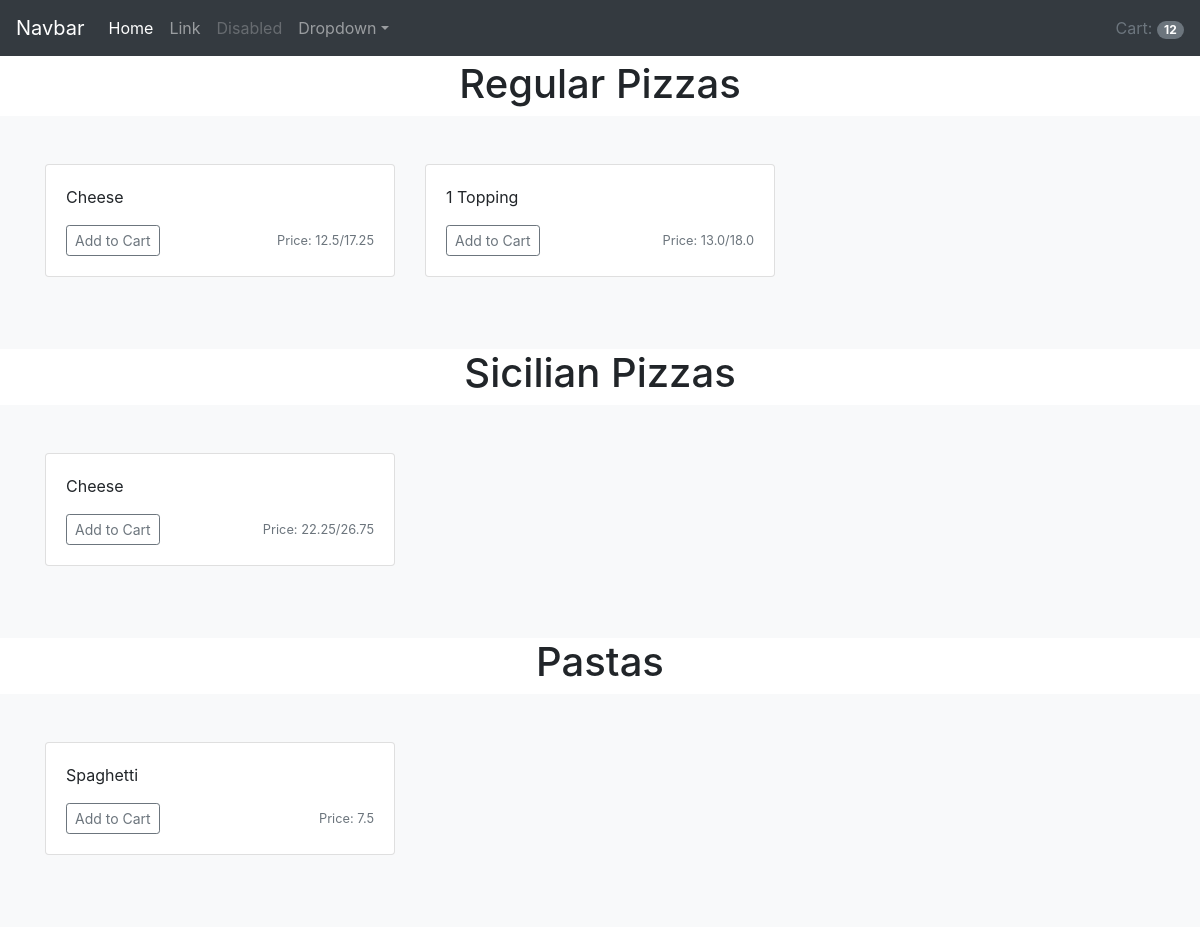
The app's page / (signed in) with its own data.
### pinochios/models.py (models this page shows, shortened)
class Regular_Pizza(models.Model):
    name = models.CharField(max_length=20)
    small_price = models.FloatField(blank=True)
    large_price = models.FloatField(blank=True)
    toppings = models.ManyToManyField(Topping, blank=True, related_name="Regular_Pizzas")
    number_of_toppings = models.IntegerField(default=0)

class Sicilian_Pizza(models.Model):
    name = models.CharField(max_length=20)
    small_price = models.FloatField(blank=True)
    large_price = models.FloatField(blank=True)
    toppings = models.ManyToManyField(Topping, blank=True, related_name="Sicilian_Pizzas")
    number_of_toppings = models.IntegerField(default=0)

class Pasta(models.Model):
    name = models.CharField(max_length=20)
    price = models.FloatField()

### pinochios/views.py (the view)
# urls.py: path('', views.index, name='index'),
def index(request):
    user = request.user
    if user is None:
        return render(reserve('login_view'))
    amount = Shopping_Cart_Item.objects.filter(user_id=user.id).count()
    context = {
        "amount": amount,
        "regular_pizzas": Regular_Pizza.objects.all(),
        "sicilian_pizzas": Sicilian_Pizza.objects.all(),
        "pastas": Pasta.objects.all(),
        "user_id": user.id
    }
    return render(request, "pinochios/index.html", context)

### pinochios/templates/pinochios/index.html (shortened to what this page needs)
{% extends "pinochios/base.html" %}
{% block body %}
<h1 class="text-center">Regular Pizzas</h1>
<div class="album py-5 bg-light">
    <div class="container">
        <div class="row">
            {% for pizza in regular_pizzas %}
            <div class="col-md-4">
                <div class="card mb-4 box-shadow">
                    <div class="card-body">
                        <p class="card-text">
                            {{ pizza.name }}
                        </p>
                        <div class="d-flex justify-content-between align-items-center">
                            <div class="btn-group">
                                <button type="button" class="btn btn-sm btn-outline-secondary addPizzaMenuItem">
                                    Add to Cart
                                </button>
                            </div>
                            <small class="text-muted">Price: {{ pizza.small_price }}/{{ pizza.large_price }} </small>
                        </div>
                    </div>
                </div>
            </div>
            {% endfor %}
        </div>
    </div>
</div>
<h1 class="text-center">Sicilian Pizzas</h1>
<div class="album py-5 bg-light">
    <div class="container">
        <div class="row">
            {% for pizza in sicilian_pizzas %}
            <div class="col-md-4">
                <div class="card mb-4 box-shadow">
                    <div class="card-body">
                        <p class="card-text">
                            {{ pizza.name }}
                        </p>
                        <div class="d-flex justify-content-between align-items-center">
                            <div class="btn-group">
                                <button type="button" class="btn btn-sm btn-outline-secondary addPizzaMenuItem">
                                    Add to Cart
                                </button>
                            </div>
                            <small class="text-muted">Price: {{ pizza.small_price }}/{{ pizza.large_price }} </small>
                        </div>
                    </div>
                </div>
            </div>
            {% endfor %}
        </div>
    </div>
</div>
<h1 class="text-center">Pastas</h1>
<div class="album py-5 bg-light">
        <div class="container">
            <div class="row">
                {% for pasta in pastas %}
                <div class="col-md-4">
                    <div class="card mb-4 box-shadow">
                        <div class="card-body">
                            <p class="card-text">
                                {{ pasta.name }}
                            </p>
                            <div class="d-flex justify-content-between align-items-center">
                                <div class="btn-group">
                                    <button type="button" class="btn btn-sm btn-outline-secondary addMenuItem">
                                        Add to Cart
                                    </button>
                                </div>
                                <small class="text-muted">Price: {{ pasta.price }}</small>
                            </div>
                        </div>
                    </div>
                </div>
                {% endfor %}
            </div>
        </div>
    </div>
{% endblock %}

### pinochios/static/pinochios/master.css (style rules this page uses)
.col-md-4 { -webkit-transition: transform 0.5s; }
body { padding-top: 60px; }

### records on screen
Regular_Pizza: name "Cheese", small_price "12.5", large_price "17.25"
Regular_Pizza: name "1 Topping", small_price "13.0", large_price "18.0"
Sicilian_Pizza: name "Cheese", small_price "22.25", large_price "26.75"
Pasta: name "Spaghetti", price "7.5"

### other values on screen
{{ amount }} "12"
